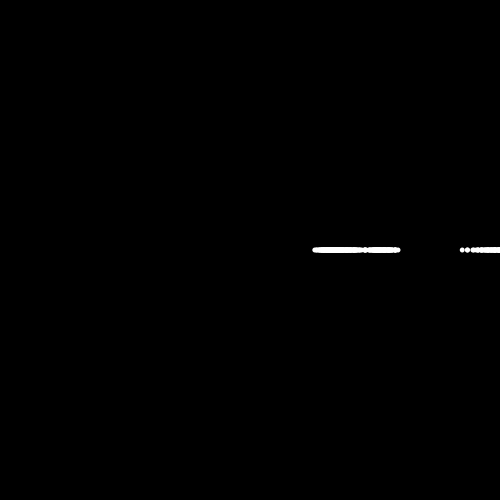
Frame 1 (no input)
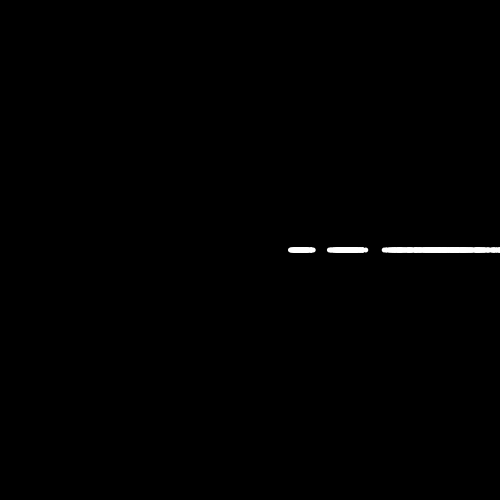
Frame 60 (the mouse pressed at the canvas centre just before this capture)
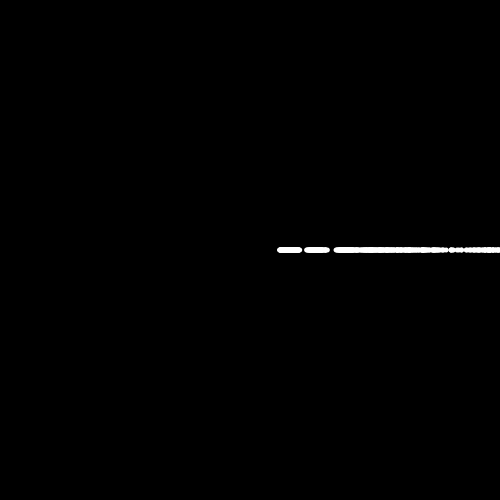
Frame 120 (the mouse held since frame 60 and released just before this capture)

The Processing sketch that drew these frames (run headless with seeded random() and noise(); from frame 60 on, the mouse is pressed at the canvas centre):

// Processing sketch: snowesamosc
// ── snowesamosc.pde
int f = 0;
float r, I;
void setup() {
  size(500, 500);
  noStroke();
}

void draw() {
  f++;
  background(0);
  fill(255);

  for (int i=0; i<99; i++) {
    I = i/99 * TAU;
    println(I);
    for (float n=1; n<3; n+=0.1) {
      r = (f * 3 + 9000) * noise(n) % 400;
      r *= n + noise(i);
      circle(250 + r * cos(I), 250 + r * sin(I), 5);
    }
  }
}

/*
https://x.com/SnowEsamosc/status/1889317514016080327
 f=0
 draw=_=>{
 f++||createCanvas(W=500,W)
 background(0)
 noStroke()
 fill(W)
 for(i=0;i<99;i++)
 for(n=1;n<3;n+=.1){
 r=(f*3+9e3)*noise(n)%400
 r*=n+noise(i)
 circle(250+r*cos(I=i/99*TAU),250+r*sin(I),5)
 }
 }
 */
